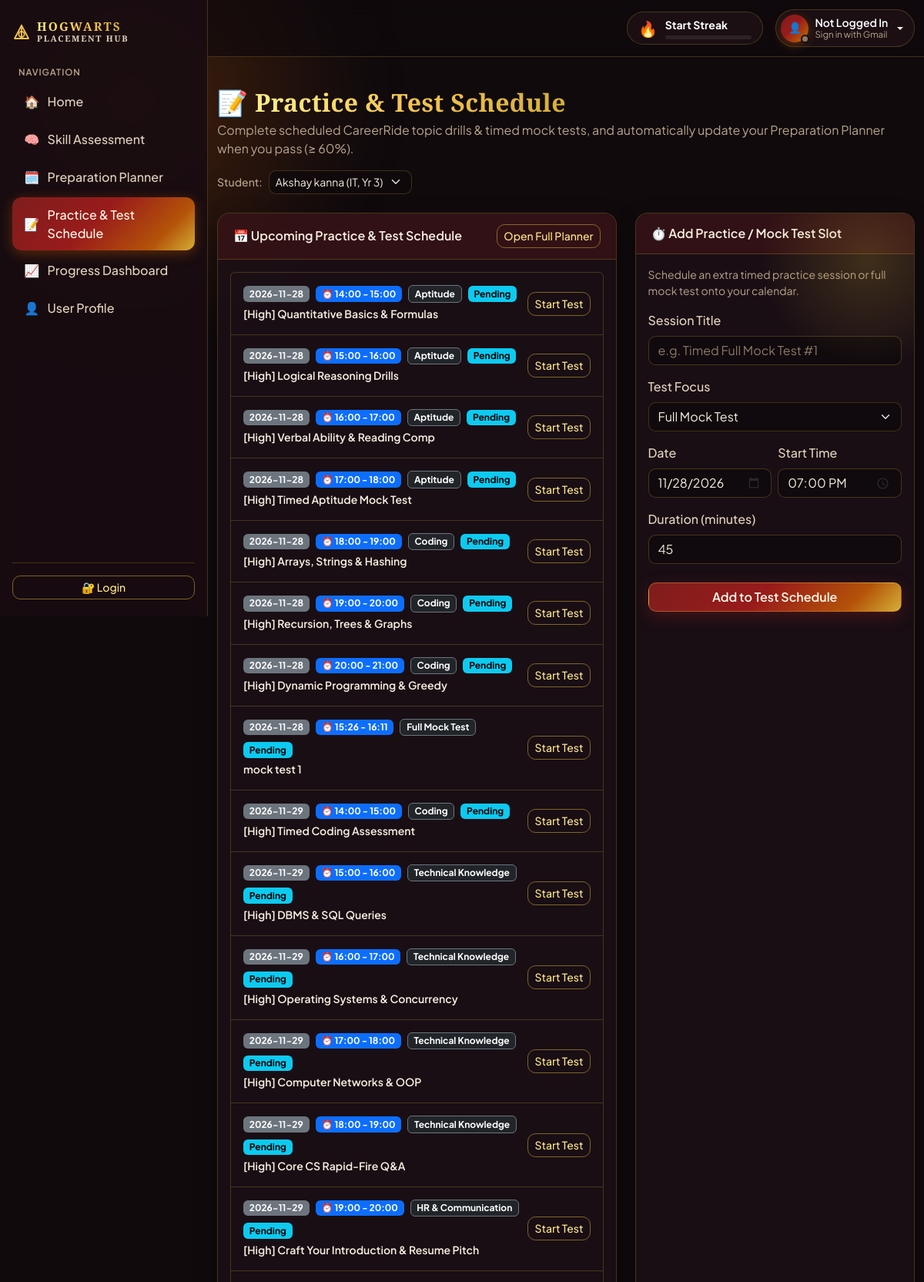
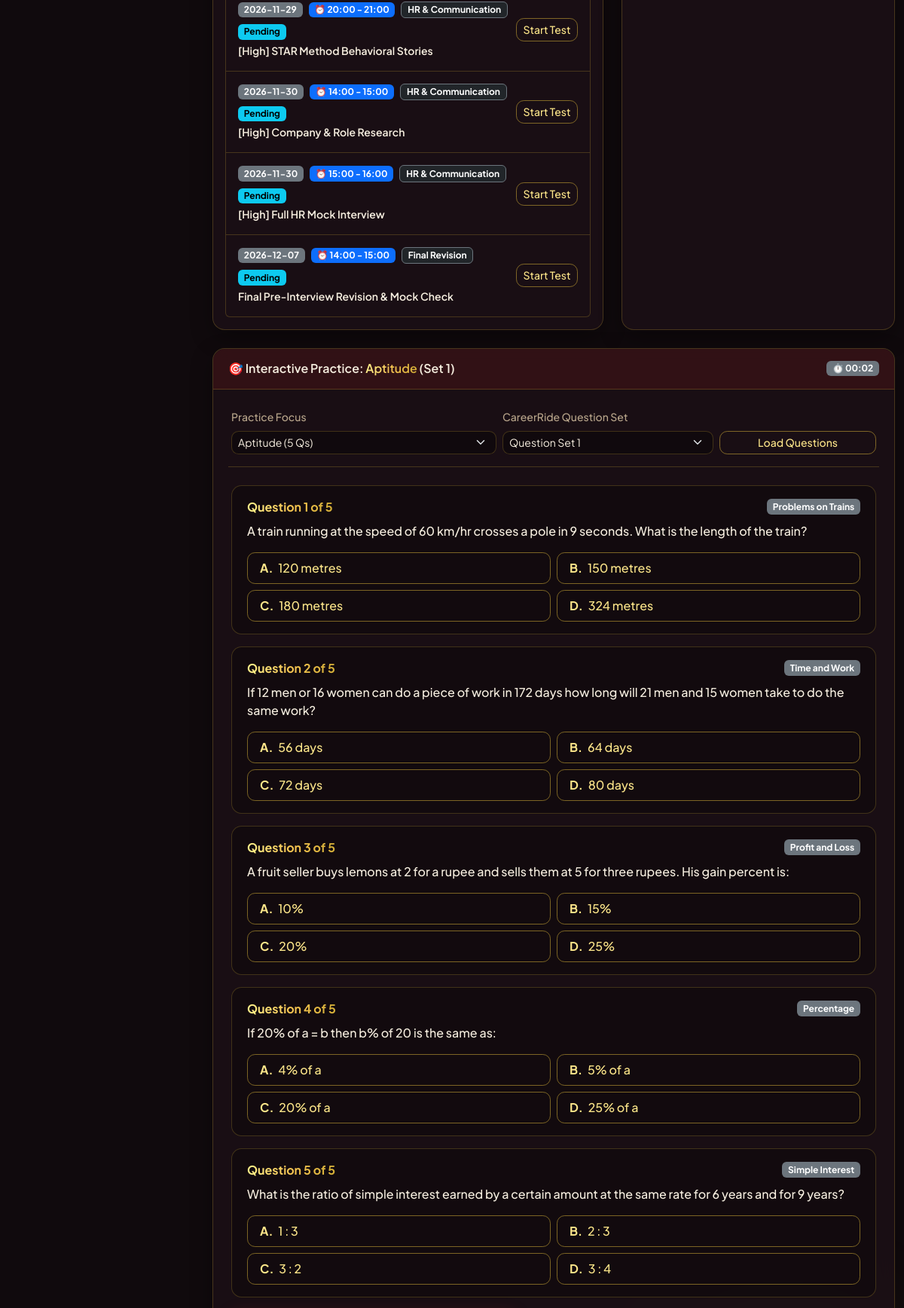
Screenshot of /practice (upper part) with the database file from the repository (2 pictures, top to bottom).
### tables this page shows
CREATE TABLE preparation_tasks (
    id                   INTEGER PRIMARY KEY AUTOINCREMENT,
    student_id           INTEGER NOT NULL,
    skill_assessment_id  INTEGER,            -- optional: which gap this task fixes
    title                TEXT NOT NULL,
    description          TEXT,
    category             TEXT,
    due_date             TEXT,               -- YYYY-MM-DD
    status               TEXT NOT NULL DEFAULT 'pending'
                         CHECK (status IN ('pending', 'in_progress', 'completed')),
    created_at           TEXT NOT NULL DEFAULT (datetime('now', 'localtime')),
    completed_at         TEXT, time_slot TEXT, estimated_minutes INTEGER NOT NULL DEFAULT 60, sort_order INTEGER NOT NULL DEFAULT 0,
    FOREIGN KEY (student_id) REFERENCES students(id) ON DELETE CASCADE,
    FOREIGN KEY (skill_assessment_id) REFERENCES skill_assessments(id) ON DELETE SET NULL
);

### app.py (the view)
    @app.route("/practice", methods=["GET", "POST"])
    def practice_page():
        return practice_module.handle_practice_request(app.config["DATABASE"])

### templates/practice.html (shortened to what this page needs)
{% extends "base.html" %}
{% block content %}
<div class="d-flex flex-wrap justify-content-between align-items-center gap-3 mb-4">
  <div>
    <h1 class="h2 fw-bold mb-1">📝 <span class="text-gradient">Practice &amp; Test Schedule</span></h1>
    <p class="text-muted mb-0">
      Complete scheduled CareerRide topic drills &amp; timed mock tests, and automatically update your Preparation Planner when you pass (&ge; 60%).
    </p>
  </div>
  {% if students %}
  <form method="get" action="{{ url_for('practice_page') }}" class="d-flex align-items-center gap-2">
    <label for="practice-student-select" class="form-label mb-0 small text-muted text-nowrap">Student:</label>
    <select id="practice-student-select" name="student" class="form-select form-select-sm" onchange="this.form.submit()">
      {% for s in students %}
      <option value="{{ s.id }}" {% if s.id == selected_student_id %}selected{% endif %}>
        {{ s.name }} ({{ s.branch }}, Yr {{ s.year }})
      </option>
      {% endfor %}
    </select>
  </form>
  {% endif %}
</div>
{% if not students %}
<div class="card hero-card text-center p-5 mb-4">
  <div class="display-4 mb-3">🧠</div>
  <h2 class="h4 fw-bold mb-2">Complete a Skill Assessment to Track Your Practice Schedule</h2>
  <p class="text-muted mx-auto mb-4" style="max-width: 560px;">
    Take the Skill Assessment first to generate a personalized Preparation Planner schedule and save your timed practice results.
  </p>
  <div>
    <a href="{{ url_for('assessment_page') }}" class="btn btn-primary btn-lg px-4">
      Take Skill Assessment &rarr;
    </a>
  </div>
</div>
{% else %}
<div class="row g-4 mb-4">
  <div class="col-lg-7">
    <div class="card h-100">
      <div class="card-header fw-semibold d-flex justify-content-between align-items-center">
        <span>📅 Upcoming Practice &amp; Test Schedule</span>
        <a href="{{ url_for('planner_page', student=selected_student_id) }}" class="btn btn-sm btn-outline-primary">
          Open Full Planner
        </a>
      </div>
      <div class="card-body">
        {% if plan and plan.tasks %}
          <div class="list-group">
            {% for t in plan.tasks %}
            <div class="list-group-item p-3 {% if linked_task and linked_task.id == t.id %}border-primary{% endif %}">
              <div class="d-flex flex-column flex-sm-row justify-content-between align-items-sm-center gap-2">
                <div>
                  <div class="d-flex flex-wrap align-items-center gap-2 mb-1">
                    <span class="badge text-bg-secondary">{{ t.due_date }}</span>
                    {% if t.time_slot %}
                    <span class="badge text-bg-primary">⏰ {{ t.time_slot }}</span>
                    {% endif %}
                    <span class="badge text-bg-dark border border-secondary">{{ t.category }}</span>
                    <span class="badge text-bg-{{ 'success' if t.status == 'completed' else 'warning' if t.status == 'in_progress' else 'info' }}">
                      {{ t.status | replace('_', ' ') | title }}
                    </span>
                  </div>
                  <div class="fw-semibold small {% if t.status == 'completed' %}text-decoration-line-through text-muted{% endif %}">
                    {{ t.title }}
                  </div>
                </div>
                {% if t.status != 'completed' %}
                <a href="{{ url_for('practice_page', student=selected_student_id, task_id=t.id, category=t.category, set=active_set) }}#practice-runner"
                   class="btn btn-sm {{ 'btn-primary' if linked_task and linked_task.id == t.id else 'btn-outline-primary' }} text-nowrap">
                  {{ 'Practicing Now' if linked_task and linked_task.id == t.id else 'Start Test' }}
                </a>
                {% endif %}
              </div>
            </div>
            {% endfor %}
          </div>
        {% endif %}
      </div>
    </div>
  </div>
  <div class="col-lg-5">
    <div class="card hero-card h-100">
      <div class="card-header fw-semibold">⏱️ Add Practice / Mock Test Slot</div>
      <div class="card-body">
        <p class="small text-muted mb-3">
          Schedule an extra timed practice session or full mock test onto your calendar.
        </p>
        <form method="post" action="{{ url_for('practice_page') }}" novalidate>
          <div class="mb-3">
            <label class="form-label" for="test_title">Session Title</label>
            <input type="text" id="test_title" name="test_title" maxlength="120"
                   placeholder="e.g. Timed Full Mock Test #1"
                   class="form-control {{ 'is-invalid' if schedule_errors.get('test_title') }}"
                   value="{{ schedule_form.get('test_title', '') }}" required>
          </div>
          <div class="mb-3">
            <label class="form-label" for="schedule_category">Test Focus</label>
            <select id="schedule_category" name="category" class="form-select">
              {% for ckey, clabel in category_options %}
              <option value="{{ ckey }}" {% if schedule_form.get('category', 'mock') == ckey %}selected{% endif %}>{{ clabel }}</option>
              {% endfor %}
            </select>
          </div>
          <div class="row g-2 mb-3">
            <div class="col-6">
              <label class="form-label" for="schedule_due_date">Date</label>
              <input type="date" id="schedule_due_date" name="due_date" min="{{ today_iso }}"
                     class="form-control {{ 'is-invalid' if schedule_errors.get('due_date') }}"
                     value="{{ schedule_form.get('due_date', today_iso) }}" required>
            </div>
            <div class="col-6">
              <label class="form-label" for="schedule_start_time">Start Time</label>
              <input type="time" id="schedule_start_time" name="start_time"
                     class="form-control {{ 'is-invalid' if schedule_errors.get('start_time') }}"
                     value="{{ schedule_form.get('start_time', '19:00') }}">
            </div>
          </div>
          <div class="mb-4">
            <label class="form-label" for="duration_minutes">Duration (minutes)</label>
            <input type="number" id="duration_minutes" name="duration_minutes" min="10" max="180"
                   class="form-control {{ 'is-invalid' if schedule_errors.get('duration_minutes') }}"
                   value="{{ schedule_form.get('duration_minutes', '45') }}">
          </div>
          <button type="submit" class="btn btn-primary w-100">Add to Test Schedule</button>
        </form>
      </div>
    </div>
  </div>
</div>
<div id="practice-runner" class="card mb-4">
  <div class="card-header fw-semibold d-flex flex-wrap justify-content-between align-items-center gap-2">
    <div>
      <span>🎯 Interactive Practice: <span class="text-gradient">{{ active_label }}</span>{% if not active_ai_set %} (Set {{ active_set }}){% endif %}</span>
    </div>
    <span class="badge text-bg-secondary" id="practice-timer">⏱️ 00:00</span>
  </div>
  <div class="card-body p-4">
    <form method="get" action="{{ url_for('practice_page') }}#practice-runner" class="row g-2 align-items-end mb-4 pb-3 border-bottom" style="border-color: var(--border-subtle) !important;">
      <div class="col-md-5">
        <label class="form-label small text-muted" for="runner-category">Practice Focus</label>
        <select id="runner-category" name="category" class="form-select form-select-sm">
          {% for ckey, clabel in category_options %}
          <option value="{{ ckey }}" {% if active_key == ckey %}selected{% endif %}>{{ clabel }} ({{ '20 Qs' if ckey == 'mock' else '5 Qs' }})</option>
          {% endfor %}
        </select>
      </div>
      <div class="col-md-4">
        <label class="form-label small text-muted" for="runner-set">CareerRide Question Set</label>
        <select id="runner-set" name="set" class="form-select form-select-sm">
          {% for sid in available_sets %}
          <option value="{{ sid }}" {% if active_set == sid %}selected{% endif %}>Question Set {{ sid }}</option>
          {% endfor %}
        </select>
      </div>
      <div class="col-md-3">
        <button type="submit" class="btn btn-sm btn-outline-primary w-100">Load Questions</button>
      </div>
    </form>
    {% if practice_result %}
    <div class="alert alert-{{ 'success' if practice_result.passed else 'warning' }} mb-4">
      <div class="d-flex flex-wrap justify-content-between align-items-center gap-2">
        <div>
          <strong>Score: {{ practice_result.score }} / {{ practice_result.max_score }} ({{ practice_result.percent }}%)</strong>
          {% if practice_result.saved_meta and practice_result.saved_meta.task_completed %}
          <span class="ms-2">&middot; Linked planner task completed &amp; schedule rebalanced!</span>
          {% elif practice_result.passed %}
          <span class="ms-2">&middot; Passed!</span>
          {% else %}
          <span class="ms-2">&middot; Below 60% pass threshold — review explanations and retry!</span>
          {% endif %}
        </div>
        <a href="{{ url_for('practice_page', student=selected_student_id, category=active_key, set=active_set) }}#practice-runner"
           class="btn btn-sm btn-outline-light">Try Another Set</a>
      </div>
    </div>
    <div class="row g-3 mb-2">
      {% for item in practice_result.review %}
      <div class="col-md-6">
        <div class="stat-box h-100">
          <div class="d-flex justify-content-between align-items-center mb-2">
            <span class="small fw-semibold">Q{{ item.number }} &middot; {{ item.category }}</span>
            <span class="badge text-bg-{{ 'success' if item.is_correct else 'danger' }}">
              {{ 'Correct' if item.is_correct else 'Incorrect' }}
            </span>
          </div>
          <p class="small fw-medium mb-2">{{ item.prompt }}</p>
          <div class="small text-muted">Your answer: <strong>{{ item.selected | upper }}. {{ item.selected_text }}</strong></div>
          {% if not item.is_correct %}
          <div class="small text-success">Correct: <strong>{{ item.correct_answer | upper }}. {{ item.correct_text }}</strong></div>
          {% endif %}
          <div class="small text-muted mt-1">{{ item.explanation }}</div>
        </div>
      </div>
      {% endfor %}
    </div>
    {% else %}
    <form id="practice-quiz-form" method="post" action="{{ url_for('practice_page') }}" novalidate>
      {% for q in questions %}
      {% set field = 'q_' ~ q.id %}
      <div class="stat-box mb-3 {% if quiz_errors.get(field) %}border-danger{% endif %}">
        <div class="d-flex justify-content-between align-items-center mb-2">
          <span class="fw-bold text-gradient">Question {{ loop.index }} of {{ questions | length }}</span>
          <span class="badge text-bg-secondary">{{ q.topic }}</span>
        </div>
        <p class="fw-medium mb-3">{{ q.prompt }}</p>
        <div class="row g-2">
          {% for opt_key, opt_text in q.options.items() %}
          <div class="col-md-6">
            <label class="btn btn-outline-primary w-100 text-start py-2 px-3" for="pr_{{ field }}_{{ opt_key }}">
              <strong class="me-1">{{ opt_key | upper }}.</strong> {{ opt_text }}
            </label>
          </div>
          {% endfor %}
        </div>
      </div>
      {% endfor %}
    </form>
    {% endif %}
  </div>
</div>
{% endif %}
{% endblock %}

### rows the page displays
preparation_tasks: due_date "2026-11-28", time_slot "14:00 - 15:00", category "Aptitude", status "Pending", title "[High] Quantitative Basics & Formulas", id "Start Test"
preparation_tasks: due_date "2026-11-28", time_slot "15:00 - 16:00", category "Aptitude", status "Pending", title "[High] Logical Reasoning Drills", id "Start Test"
preparation_tasks: due_date "2026-11-28", time_slot "16:00 - 17:00", category "Aptitude", status "Pending", title "[High] Verbal Ability & Reading Comp", id "Start Test"
preparation_tasks: due_date "2026-11-28", time_slot "17:00 - 18:00", category "Aptitude", status "Pending", title "[High] Timed Aptitude Mock Test", id "Start Test"
preparation_tasks: due_date "2026-11-28", time_slot "18:00 - 19:00", category "Coding", status "Pending", title "[High] Arrays, Strings & Hashing", id "Start Test"
preparation_tasks: due_date "2026-11-28", time_slot "19:00 - 20:00", category "Coding", status "Pending", title "[High] Recursion, Trees & Graphs", id "Start Test"
preparation_tasks: due_date "2026-11-28", time_slot "20:00 - 21:00", category "Coding", status "Pending", title "[High] Dynamic Programming & Greedy", id "Start Test"
preparation_tasks: due_date "2026-11-28", time_slot "15:26 - 16:11", category "Full Mock Test", status "Pending", title "mock test 1", id "Start Test"
preparation_tasks: due_date "2026-11-29", time_slot "14:00 - 15:00", category "Coding", status "Pending", title "[High] Timed Coding Assessment", id "Start Test"
preparation_tasks: due_date "2026-11-29", time_slot "15:00 - 16:00", category "Technical Knowledge", status "Pending", title "[High] DBMS & SQL Queries", id "Start Test"
preparation_tasks: due_date "2026-11-29", time_slot "16:00 - 17:00", category "Technical Knowledge", status "Pending", title "[High] Operating Systems & Concurrency", id "Start Test"
preparation_tasks: due_date "2026-11-29", time_slot "17:00 - 18:00", category "Technical Knowledge", status "Pending", title "[High] Computer Networks & OOP", id "Start Test"
preparation_tasks: due_date "2026-11-29", time_slot "18:00 - 19:00", category "Technical Knowledge", status "Pending", title "[High] Core CS Rapid-Fire Q&A", id "Start Test"
preparation_tasks: due_date "2026-11-29", time_slot "19:00 - 20:00", category "HR & Communication", status "Pending", title "[High] Craft Your Introduction & Resume Pitch", id "Start Test"
preparation_tasks: due_date "2026-11-29", time_slot "20:00 - 21:00", category "HR & Communication", status "Pending", title "[High] STAR Method Behavioral Stories", id "Start Test"
preparation_tasks: due_date "2026-11-30", time_slot "14:00 - 15:00", category "HR & Communication", status "Pending", title "[High] Company & Role Research", id "Start Test"
preparation_tasks: due_date "2026-11-30", time_slot "15:00 - 16:00", category "HR & Communication", status "Pending", title "[High] Full HR Mock Interview", id "Start Test"
preparation_tasks: due_date "2026-12-07", time_slot "14:00 - 15:00", category "Final Revision", status "Pending", title "Final Pre-Interview Revision & Mock Check", id "Start Test"

### other values shown
{{ active_label }} "Aptitude"
{{ active_set }} "1"
{{ questions | length }} "5" "5" "5" "5" "5"
{{ q.topic }} "Problems on Trains" "Time and Work" "Profit and Loss" "Percentage" "Simple Interest"
{{ q.prompt }} "A train running at the speed of 60 km/hr crosses a pole in 9 seconds. What is the length of the train?" "If 12 men or 16 women can do a piece of work in 172 days how long will 21 men and 15 women take to do the same work?" "A fruit seller buys lemons at 2 for a rupee and sells them at 5 for three rupees. His gain percent is:" "If 20% of a = b then b% of 20 is the same as:" "What is the ratio of simple interest earned by a certain amount at the same rate for 6 years and for 9 years?"
{{ opt_key | upper }} "A" "B" "C" "D" "A" "B" "C" "D" "A" "B" "C" "D" "A" "B" "C" "D" "A" "B" "C" "D"
{{ opt_text }} "120 metres" "150 metres" "180 metres" "324 metres" "56 days" "64 days" "72 days" "80 days" "10%" "15%" "20%" "25%" "4% of a" "5% of a" "20% of a" "25% of a" "1 : 3" "2 : 3" "3 : 2" "3 : 4"
form field student "Akshay kanna (IT, Yr 3)"
form field category "Full Mock Test"
form field category "Aptitude (5 Qs)"
